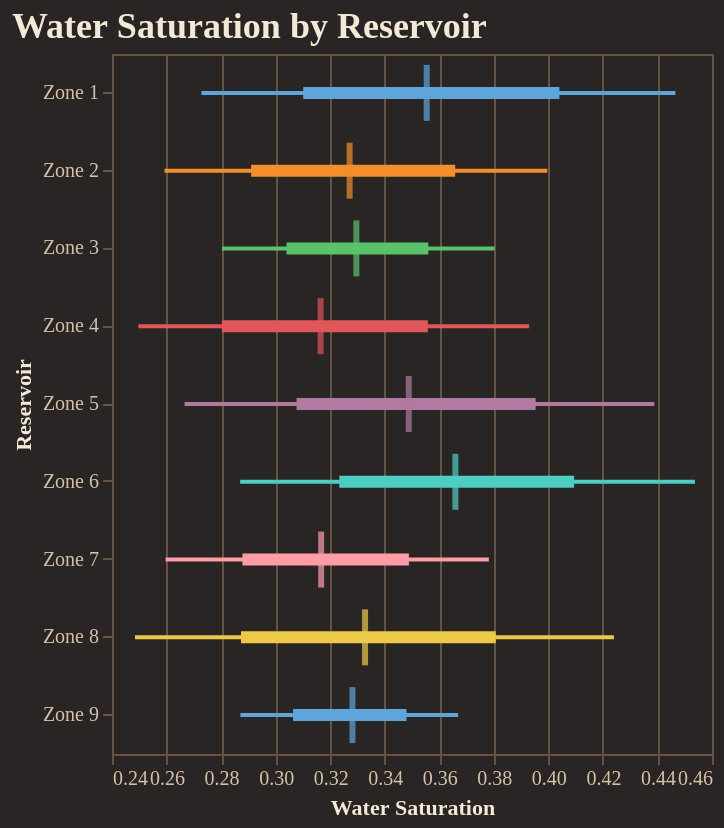

This figure's notebook cell:
### Code cell
fig = reporter.plotter.forest_plot(
    "Water Saturation", 
    backend=PLOTTING_BACKEND
)
fig.show()

### Figure 1 — Vega-Lite specification as saved in the notebook (floating-point values rounded to 4 significant figures)
{"config": {"background": "#292524", "view": {"fill": "#292524", "stroke": "#665340"}, "title": {"color": "#f4e9d7", "font": "Merriweather", "fontSize": 18, "fontWeight": 600, "subtitleColor": "#d5c2a6", "anchor": "start"}, "axis": {"domainColor": "#665340", "gridColor": "#665340", "tickColor": "#665340", "labelColor": "#d5c2a6", "titleColor": "#f4e9d7", "labelFont": "Merriweather", "titleFont": "Merriweather"}, "legend": {"titleColor": "#f4e9d7", "labelColor": "#d5c2a6", "labelFont": "Merriweather", "titleFont": "Merriweather", "orient": "top-right", "symbolType": "circle"}, "header": {"labelColor": "#d5c2a6", "titleColor": "#f4e9d7", "labelFont": "Merriweather", "titleFont": "Merriweather"}, "mark": {"color": "#c78d3b"}, "line": {"color": "#c78d3b"}, "bar": {"color": "#c78d3b"}, "point": {"color": "#ddb06d"}, "area": {"color": "#c78d3b", "opacity": 0.35}, "text": {"color": "#f4e9d7", "font": "Merriweather"}, "range": {"category": ["#5DA5DA", "#F28E2B", "#59C36A", "#E15759", "#B07AA1", "#4ECDC4", "#FF9DA7", "#EDC948"]}}, "layer": [{"mark": {"type": "rule", "strokeWidth": 2}, "encoding": {"color": {"field": "group", "legend": null, "type": "nominal"}, "x": {"field": "p10", "scale": {"zero": false}, "title": "Water Saturation", "type": "quantitative"}, "x2": {"field": "p90"}, "y": {"field": "group", "sort": ["Zone 1", "Zone 2", "Zone 3", "Zone 4", "Zone 5", "Zone 6", "Zone 7", "Zone 8", "Zone 9"], "title": "Reservoir", "type": "nominal"}}}, {"mark": {"type": "rule", "strokeWidth": 6}, "encoding": {"color": {"field": "group", "legend": null, "type": "nominal"}, "x": {"field": "p25", "scale": {"zero": false}, "title": "Water Saturation", "type": "quantitative"}, "x2": {"field": "p75"}, "y": {"field": "group", "sort": ["Zone 1", "Zone 2", "Zone 3", "Zone 4", "Zone 5", "Zone 6", "Zone 7", "Zone 8", "Zone 9"], "title": "Reservoir", "type": "nominal"}}}, {"mark": {"type": "tick", "color": "black", "size": 28, "thickness": 3}, "encoding": {"color": {"field": "group", "legend": null, "type": "nominal"}, "tooltip": [{"field": "group", "title": "Group", "type": "nominal"}, {"field": "p10", "title": "P10", "type": "quantitative"}, {"field": "p25", "title": "P25", "type": "quantitative"}, {"field": "median", "title": "Median", "type": "quantitative"}, {"field": "p75", "title": "P75", "type": "quantitative"}, {"field": "p90", "title": "P90", "type": "quantitative"}], "x": {"field": "median", "scale": {"zero": false}, "title": "Water Saturation", "type": "quantitative"}, "y": {"field": "group", "sort": ["Zone 1", "Zone 2", "Zone 3", "Zone 4", "Zone 5", "Zone 6", "Zone 7", "Zone 8", "Zone 9"], "title": "Reservoir", "type": "nominal"}}}], "data": {"name": "data-46fb4496ba920a29239c0ec72edd686a"}, "height": 350, "title": "Water Saturation by Reservoir", "width": "container", "$schema": "https://vega.github.io/schema/vega-lite/v5.20.1.json", "datasets": {"data-46fb4496ba920a29239c0ec72edd686a": [{"group": "Zone 1", "p10": 0.2728, "p25": 0.3101, "median": 0.3554, "p75": 0.4041, "p90": 0.4466}, {"group": "Zone 2", "p10": 0.2593, "p25": 0.291, "median": 0.3271, "p75": 0.3658, "p90": 0.3996}, {"group": "Zone 3", "p10": 0.2803, "p25": 0.304, "median": 0.3296, "p75": 0.356, "p90": 0.3803}, {"group": "Zone 4", "p10": 0.2497, "p25": 0.2803, "median": 0.3165, "p75": 0.3558, "p90": 0.3929}, {"group": "Zone 5", "p10": 0.2666, "p25": 0.3077, "median": 0.3488, "p75": 0.3953, "p90": 0.4388}, {"group": "Zone 6", "p10": 0.287, "p25": 0.3234, "median": 0.3659, "p75": 0.4094, "p90": 0.4537}, {"group": "Zone 7", "p10": 0.2597, "p25": 0.2878, "median": 0.3167, "p75": 0.3489, "p90": 0.3782}, {"group": "Zone 8", "p10": 0.2484, "p25": 0.2873, "median": 0.3328, "p75": 0.3807, "p90": 0.424}, {"group": "Zone 9", "p10": 0.2871, "p25": 0.3064, "median": 0.3282, "p75": 0.348, "p90": 0.3669}]}}
